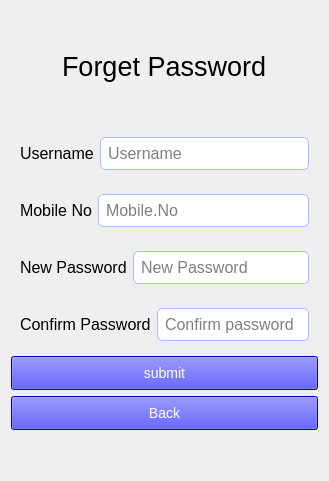
          <widget class="QWidget" name="page_2">
           <layout class="QVBoxLayout" name="verticalLayout_16">
            <item>
             <spacer name="verticalSpacer_19">
              <property name="orientation">
               <enum>Qt::Vertical</enum>
              </property>
              <property name="sizeHint" stdset="0">
               <size>
                <width>20</width>
                <height>40</height>
               </size>
              </property>
             </spacer>
            </item>
            <item alignment="Qt::AlignHCenter">
             <widget class="QLabel" name="label_11">
              <property name="font">
               <font>
                <pointsize>20</pointsize>
               </font>
              </property>
              <property name="text">
               <string>Forget Password</string>
              </property>
             </widget>
            </item>
            <item>
             <spacer name="verticalSpacer_20">
              <property name="orientation">
               <enum>Qt::Vertical</enum>
              </property>
              <property name="sizeHint" stdset="0">
               <size>
                <width>20</width>
                <height>40</height>
               </size>
              </property>
             </spacer>
            </item>
            <item>
             <widget class="QWidget" name="widget_7" native="true">
              <layout class="QHBoxLayout" name="horizontalLayout_7">
               <item>
                <widget class="QLabel" name="label_12">
                 <property name="sizePolicy">
                  <sizepolicy hsizetype="Expanding" vsizetype="Preferred">
                   <horstretch>2</horstretch>
                   <verstretch>0</verstretch>
                  </sizepolicy>
                 </property>
                 <property name="font">
                  <font>
                   <pointsize>12</pointsize>
                  </font>
                 </property>
                 <property name="text">
                  <string>Username</string>
                 </property>
                </widget>
               </item>
               <item>
                <widget class="QLineEdit" name="lineEdit_7">
                 <property name="sizePolicy">
                  <sizepolicy hsizetype="Expanding" vsizetype="Fixed">
                   <horstretch>8</horstretch>
                   <verstretch>0</verstretch>
                  </sizepolicy>
                 </property>
                 <property name="font">
                  <font>
                   <pointsize>12</pointsize>
                  </font>
                 </property>
                 <property name="styleSheet">
                  <string notr="true">border-radius: 5px;
border: 1px solid rgb(162, 192, 255);
padding: 5px;</string>
                 </property>
                 <property name="placeholderText">
                  <string>Username</string>
                 </property>
                </widget>
               </item>
              </layout>
             </widget>
            </item>
            <item>
             <widget class="QWidget" name="widget_8" native="true">
              <layout class="QHBoxLayout" name="horizontalLayout_8">
               <item>
                <widget class="QLabel" name="label_13">
                 <property name="sizePolicy">
                  <sizepolicy hsizetype="Expanding" vsizetype="Preferred">
                   <horstretch>2</horstretch>
                   <verstretch>0</verstretch>
                  </sizepolicy>
                 </property>
                 <property name="font">
                  <font>
                   <pointsize>12</pointsize>
                  </font>
                 </property>
                 <property name="text">
                  <string>Mobile No</string>
                 </property>
                </widget>
               </item>
               <item>
                <widget class="QLineEdit" name="lineEdit_8">
                 <property name="sizePolicy">
                  <sizepolicy hsizetype="Expanding" vsizetype="Fixed">
                   <horstretch>8</horstretch>
                   <verstretch>0</verstretch>
                  </sizepolicy>
                 </property>
                 <property name="font">
                  <font>
                   <pointsize>12</pointsize>
                  </font>
                 </property>
                 <property name="styleSheet">
                  <string notr="true">border-radius: 5px;
border: 1px solid rgb(162, 192, 255);
padding: 5px;</string>
                 </property>
                 <property name="placeholderText">
                  <string>Mobile.No</string>
                 </property>
                </widget>
               </item>
              </layout>
             </widget>
            </item>
            <item>
             <widget class="QWidget" name="widget_9" native="true">
              <layout class="QHBoxLayout" name="horizontalLayout_9">
               <item>
                <widget class="QLabel" name="label_14">
                 <property name="sizePolicy">
                  <sizepolicy hsizetype="Expanding" vsizetype="Preferred">
                   <horstretch>2</horstretch>
                   <verstretch>0</verstretch>
                  </sizepolicy>
                 </property>
                 <property name="font">
                  <font>
                   <pointsize>12</pointsize>
                  </font>
                 </property>
                 <property name="text">
                  <string>New Password</string>
                 </property>
                </widget>
               </item>
               <item>
                <widget class="QLineEdit" name="lineEdit_9">
                 <property name="sizePolicy">
                  <sizepolicy hsizetype="Expanding" vsizetype="Fixed">
                   <horstretch>8</horstretch>
                   <verstretch>0</verstretch>
                  </sizepolicy>
                 </property>
                 <property name="font">
                  <font>
                   <pointsize>12</pointsize>
                  </font>
                 </property>
                 <property name="styleSheet">
                  <string notr="true">border-radius: 5px;
border: 1px solid rgb(162, 192, 255);
padding: 5px;</string>
                 </property>
                 <property name="placeholderText">
                  <string>New Password</string>
                 </property>
                </widget>
               </item>
              </layout>
             </widget>
            </item>
            <item>
             <widget class="QWidget" name="widget_10" native="true">
              <layout class="QHBoxLayout" name="horizontalLayout_10">
               <item>
                <widget class="QLabel" name="label_15">
                 <property name="sizePolicy">
                  <sizepolicy hsizetype="Expanding" vsizetype="Preferred">
                   <horstretch>2</horstretch>
                   <verstretch>0</verstretch>
                  </sizepolicy>
                 </property>
                 <property name="font">
                  <font>
                   <pointsize>12</pointsize>
                  </font>
                 </property>
                 <property name="text">
                  <string>Confirm Password</string>
                 </property>
                </widget>
               </item>
               <item>
                <widget class="QLineEdit" name="lineEdit_10">
                 <property name="sizePolicy">
                  <sizepolicy hsizetype="Expanding" vsizetype="Fixed">
                   <horstretch>8</horstretch>
                   <verstretch>0</verstretch>
                  </sizepolicy>
                 </property>
                 <property name="font">
                  <font>
                   <pointsize>12</pointsize>
                  </font>
                 </property>
                 <property name="styleSheet">
                  <string notr="true">border-radius: 5px;
border: 1px solid rgb(162, 192, 255);
padding: 5px;</string>
                 </property>
                 <property name="placeholderText">
                  <string>Confirm password</string>
                 </property>
                </widget>
               </item>
              </layout>
             </widget>
            </item>
            <item>
             <widget class="QPushButton" name="pushButton_5">
              <property name="styleSheet">
               <string notr="true">background-color: blue;
padding: 8px;
font-size:14px;
color: white;</string>
              </property>
              <property name="text">
               <string>submit</string>
              </property>
             </widget>
            </item>
            <item>
             <widget class="QPushButton" name="pushButton_6">
              <property name="styleSheet">
               <string notr="true">background-color: blue;
padding: 8px;
font-size:14px;
color: white;</string>
              </property>
              <property name="text">
               <string>Back</string>
              </property>
             </widget>
            </item>
            <item>
             <spacer name="verticalSpacer_17">
              <property name="orientation">
               <enum>Qt::Vertical</enum>
              </property>
              <property name="sizeHint" stdset="0">
               <size>
                <width>20</width>
                <height>40</height>
               </size>
              </property>
             </spacer>
            </item>
           </layout>
          </widget>
